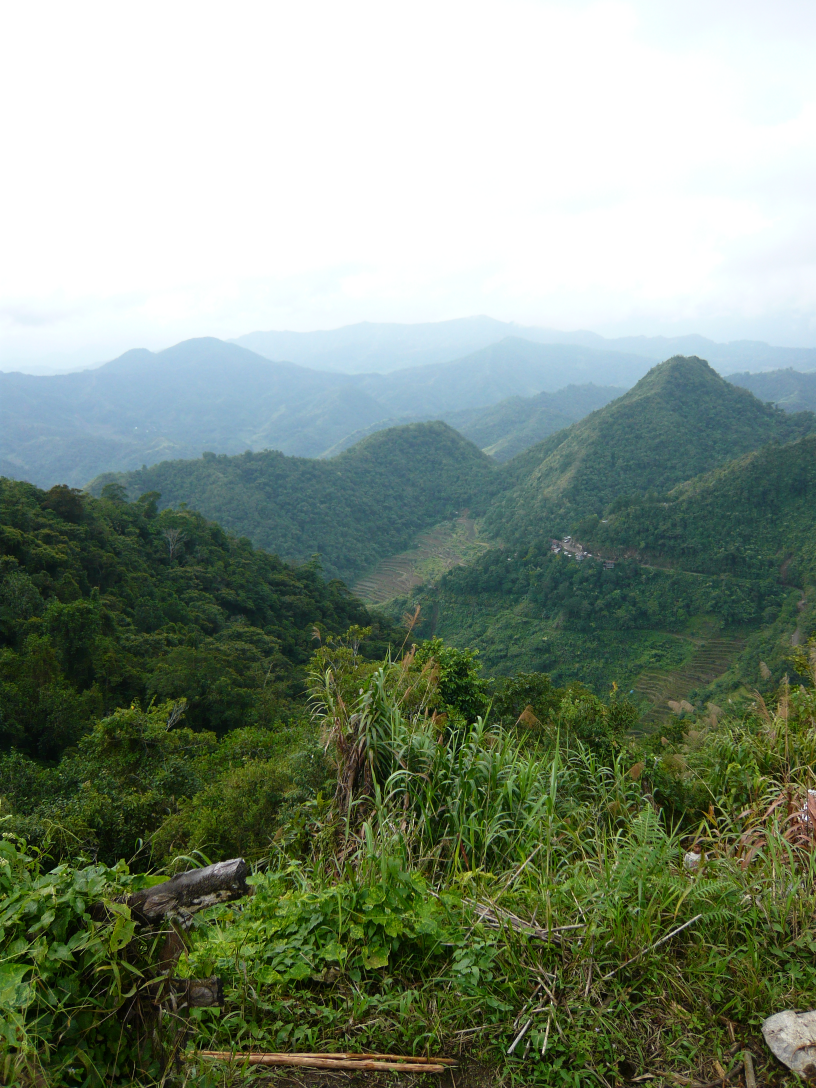
#> input picture Demo 2/images_color_se/100000.jpg, 2448 x 3264 px (shown at 1/3 size); its folder holds only this picture in this run
$ jupyter execute --allow-errors CS4243-Demo-2-Color-Retrieval-Question.ipynb
#> lines starting #> are read from the running program, lines starting #| are printed output that depends on the picture
### Fill in the TODO section of the notebook.

[cell 1]
import os
import matplotlib.pyplot as plt
import numpy as np
import cv2

#### You are given an image database *images_color_se*, which contains multiple images of different views and colors. Get the names of all images in the folder *images_color_se*.

[cell 2]
# Loading all Images Name list Here
base_dir = 'images_color_se/'
# Putting List of all images in the directory
db_images_path_list = [base_dir + str(images) for images in os.listdir(base_dir) if images.endswith('.jpg')]
print("Number of images in the directory is ", len(db_images_path_list))

#### TODO: In the following section read all images in RGB and HSV format. Resize all images to one size before reading. Keep the size to be small to make your algorithm run faster.

[cell 3]
# In this section we read all images in RGB and HSV format and store it the list

rgb_images_list = []
hsv_images_list = []

#cv2.imread (as bgr), resize to 64x64, convert to rgb

for image in db_images_path_list:
#     bgr_images_list.append(cv2.imread(str(image)))
    read_image = cv2.imread(str(image))
#> read_image is the input picture: shape (3264, 2448, 3); mean B, G, R 126.3, 143.6, 129.4
    read_image = cv2.resize(read_image, [64,64])
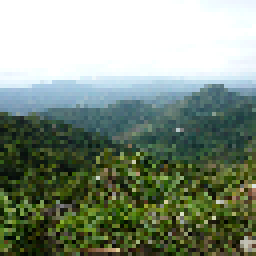
#> read_image: shape (64, 64, 3) (shown 4 times larger); mean B, G, R 126.6, 144, 130.1
    rgb_images_list.append(cv2.cvtColor(read_image, cv2.COLOR_BGR2RGB))
    hsv_images_list.append(cv2.cvtColor(read_image, cv2.COLOR_BGR2HSV))

print("Length of RGB images = ", len(rgb_images_list))
#| Length of RGB images =  1
print("Length of HSV images = ", len(hsv_images_list))
#| Length of HSV images =  1

#### Here we visualize some images of present in *images_color_se*

[cell 4]
fig = plt.figure(figsize=(20, 20))

row_col = 5

for i in range(row_col):
    for j in range(row_col):
        index = (i * row_col) +  j
        plt.subplot(row_col, row_col, index + 1)
        random_index = np.random.randint(0, len(rgb_images_list))
        plt.imshow(rgb_images_list[random_index])
        plt.axis("off")
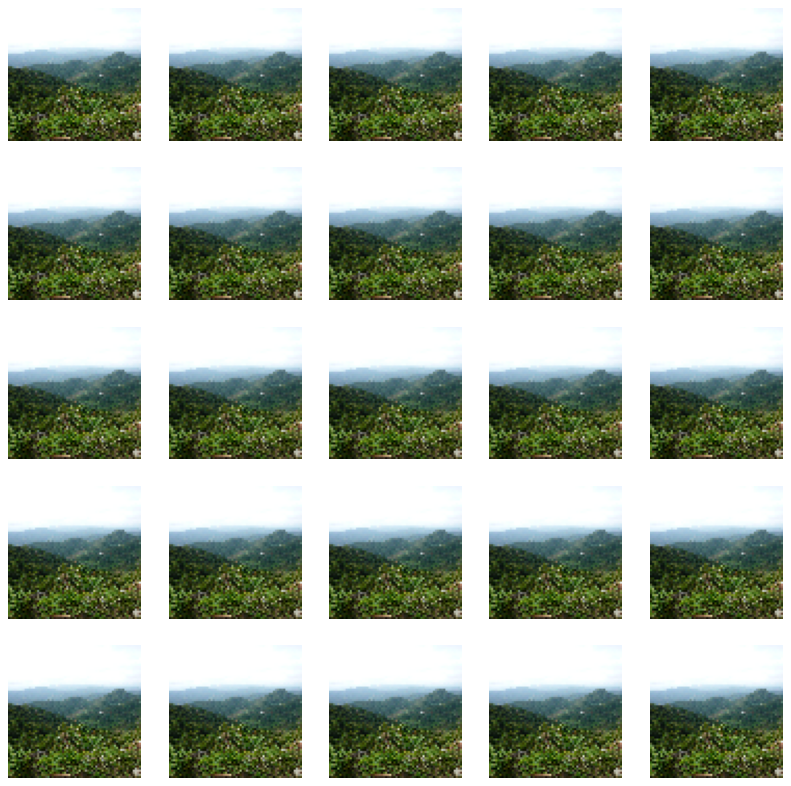
#> figure drawn by matplotlib, 25 panels

#### TODO: Write a function *compute_matching_score* which takes as input an query image and its format (which is one of {'rgb', 'hsv'}) and returns all other images histogram matching score to the query image

[cell 5]
def get_hist (query_img):
    histr = cv2.calcHist(query_img, [0], None, [256], [0,256])
    cv2.normalize(histr, histr)
    return histr

def compute_matching_score(img, img_format):
    # Compares histogram of one image with histogram of all other images and return list of all matching scores
    # For HSV, only need to get histogram of hue value (0th channel)

    score_list = []

    if img_format == 'rgb':
        image_list = rgb_images_list
        img_hist0 = get_hist(img[:,:,0])
        img_hist1 = get_hist(img[:,:,1])
        img_hist2 = get_hist(img[:,:,2])

    elif img_format == 'hsv':
        image_list = rgb_images_list
        img_hist0 = get_hist(img[:,:,0])

    for image in image_list:
        score = 0
        hist0 = get_hist(image[:,:,0])
        score += cv2.compareHist(img_hist0, hist0, cv2.HISTCMP_INTERSECT)

        if img_format == 'rgb':
            hist1 = get_hist(image[:,:,1])
            hist2 = get_hist(image[:,:,2])
            score += cv2.compareHist(img_hist1, hist1, cv2.HISTCMP_INTERSECT)
            score += cv2.compareHist(img_hist2, hist2, cv2.HISTCMP_INTERSECT)
            score = score/3

        score_list.append([image, score])
    return score_list

#### In this section we generate a random index of query image. Call *compute_matching_score* for query image with image format 'rgb' to get all other images histogram matching scores. Then we visualize top 5 best matching images.

[cell 6]
print(type(rgb_images_list[0]))
#| <class 'numpy.ndarray'>
query_image_index = np.random.randint(low=0, high=len(rgb_images_list))
#> query_image_index = 0
query_image = rgb_images_list[query_image_index] # 61

match_scores = compute_matching_score(query_image, 'rgb')
#> in compute_matching_score, `image_list = rgb_images_list`: image_list = 1 item
#> in get_hist, `histr = cv2.calcHist(query_img, [0], None, [256], [0,256])`: histr = 256 values, max 44 at index 255, min 0 at index 0, mean 0.25
#> in get_hist, `histr = cv2.calcHist(query_img, [0], None, [256], [0,256])`:
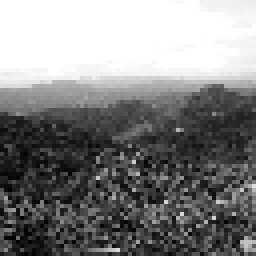
#> query_img: shape (64, 64) (shown 4 times larger); min 1, max 255, mean 130.1
#> in compute_matching_score, `img_hist0 = get_hist(img[:,:,0])`: img_hist0 = 256 values, max 0.987 at index 255, min 0 at index 0, mean 0.00561
#> in get_hist (call 2), `histr = cv2.calcHist(query_img, [0], None, [256], [0,256])`: histr = 256 values, max 52 at index 255, min 0 at index 0, mean 0.25
#> in get_hist (call 2), `histr = cv2.calcHist(query_img, [0], None, [256], [0,256])`:
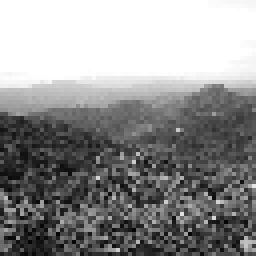
#> query_img: shape (64, 64) (shown 4 times larger); min 4, max 255, mean 144
#> in compute_matching_score, `img_hist1 = get_hist(img[:,:,1])`: img_hist1 = 256 values, max 0.995 at index 255, min 0 at index 0, mean 0.00478
#> in get_hist (call 3), `histr = cv2.calcHist(query_img, [0], None, [256], [0,256])`: histr = 256 values from 0 to 60
#> in get_hist (call 3), `histr = cv2.calcHist(query_img, [0], None, [256], [0,256])`:
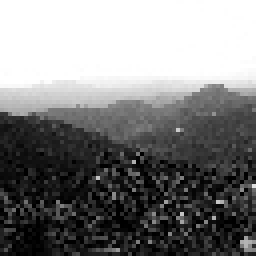
#> query_img: shape (64, 64) (shown 4 times larger); min 0, max 255, mean 126.6
#> in compute_matching_score, `img_hist2 = get_hist(img[:,:,2])`: img_hist2 = 256 values from 0 to 0.998
#> the loop in compute_matching_score, `for image in image_list:` made 1 pass
#> score on pass 1: 1.24
#> after the loop in compute_matching_score, `for image in image_list:`: score_list = 1 item
#> match_scores = 1 item
# match_scores = compute_matching_score(query_image, 'hsv')
match_scores.sort(reverse=True, key=lambda x : x[1])

plt.figure(figsize=(24, 10))
plt.subplot(1, 6, 1)
plt.imshow(query_image)
plt.title('Original image')

for i, match in enumerate(match_scores[:5]):
    rgb_img, score = match
    plt.subplot(1, 6, i + 2)
    plt.imshow(rgb_img)
    plt.title('%dth match with score %.2f'%(i + 1, score))
#> this loop made 1 pass

#### Call *compute_matching_score* for the same query image with image format 'hsv' to get all other images histogram matching scores. Then we visualize top 5 best matching images.

[cell 7]
query_image = hsv_images_list[query_image_index]    # 61
#> query_image: shape (64, 64, 3); mean H, S, V 49.9, 89.2, 147

match_scores = compute_matching_score(query_image, 'hsv')
#> in get_hist (call 7), `histr = cv2.calcHist(query_img, [0], None, [256], [0,256])`: histr = 256 values, max 44 at index 0, min 0 at index 1, mean 0.25
#> in get_hist (call 7), `histr = cv2.calcHist(query_img, [0], None, [256], [0,256])`:
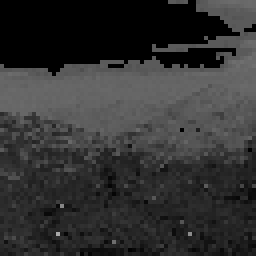
#> query_img: shape (64, 64) (shown 4 times larger); min 0, max 169, mean 49.9
#> the loop in compute_matching_score (call 2), `for image in image_list:` made 1 pass
#> score on pass 1: 0
match_scores.sort(reverse=True, key=lambda x : x[1])

plt.figure(figsize=(24, 10))
plt.subplot(1,6,1)
#> (the rest of this cell did not finish here and is left out)

$ run again, on Demo 2/images_color_se/100200.jpg
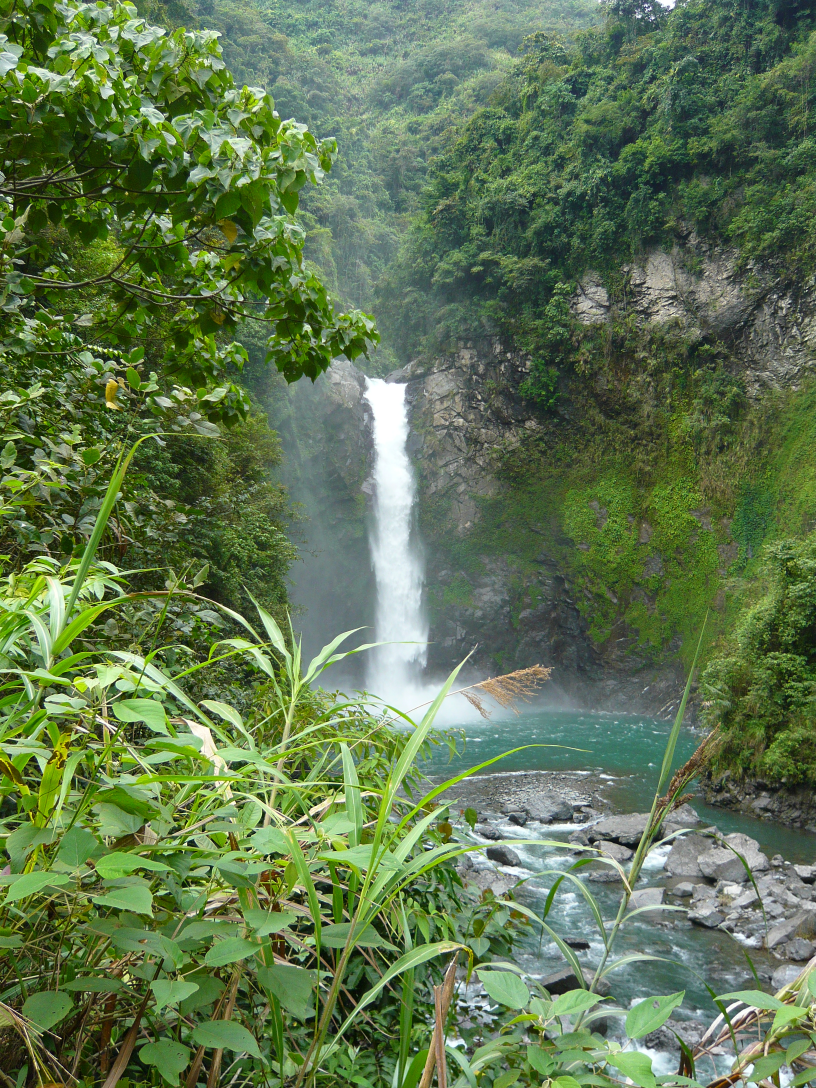
#> input picture Demo 2/images_color_se/100200.jpg, 2448 x 3264 px (shown at 1/3 size)
#> read_image is the input picture: shape (3264, 2448, 3); mean B, G, R 80.1, 118.5, 95.8
#> `read_image = cv2.resize(read_image, [64,64])`:
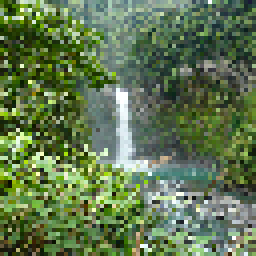
#> read_image: shape (64, 64, 3) (shown 4 times larger); mean B, G, R 79.6, 118.5, 95.9
#| Length of RGB images =  1
#| Length of HSV images =  1
#| <class 'numpy.ndarray'>
#> query_image_index = 0
#> image_list = 1 item
#> histr = 256 values, max 2 at index 27, min 0 at index 0, mean 0.25
#> in compute_matching_score, `img_hist0 = get_hist(img[:,:,0])`: img_hist0 = 256 values, max 0.213 at index 27, min 0 at index 0, mean 0.0267
#> img_hist1 = 256 values, max 0.331 at index 108, min 0 at index 0, mean 0.0276
#> img_hist2 = 256 values, max 0.408 at index 154, min 0 at index 1, mean 0.0255
#> the loop in compute_matching_score, `for image in image_list:` made 1 pass
#> score on pass 1: 6.81
#> after the loop in compute_matching_score, `for image in image_list:`: score_list = 1 item
#> the loop `for i, match in enumerate(match_scores[:5]):` made 1 pass
#> histr = 256 values, max 4 at index 81, min 0 at index 0, mean 0.25
#> in get_hist (call 7), `histr = cv2.calcHist(query_img, [0], None, [256], [0,256])`:
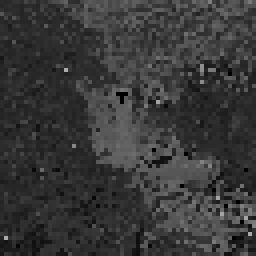
#> query_img: shape (64, 64) (shown 4 times larger); min 0, max 173, mean 56.1
#> the loop in compute_matching_score (call 2), `for image in image_list:` made 1 pass
#> score on pass 1: 1.24

$ run again, on Demo 2/images_color_se/100201.jpg
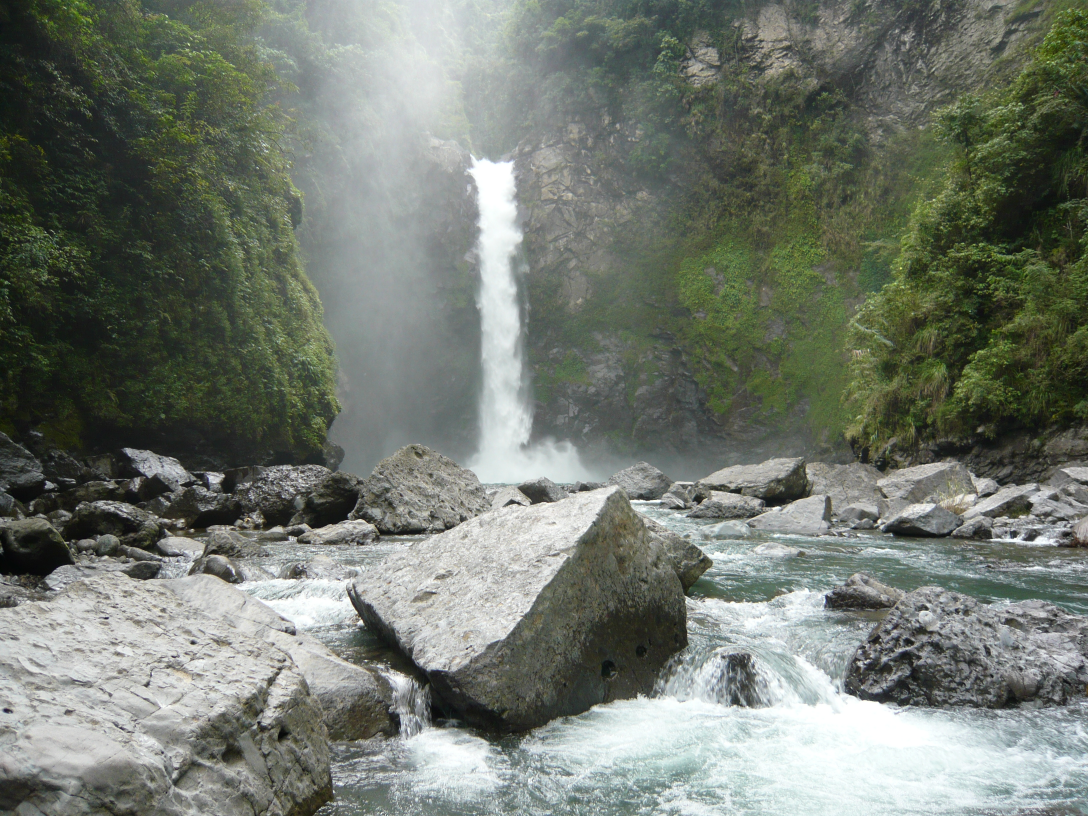
#> input picture Demo 2/images_color_se/100201.jpg, 3264 x 2448 px (shown at 1/3 size)
#> read_image is the input picture: shape (2448, 3264, 3); mean B, G, R 112, 121.5, 115
#> `read_image = cv2.resize(read_image, [64,64])`:
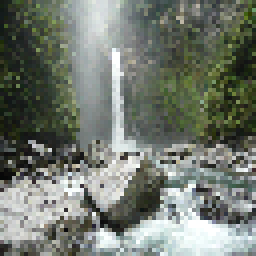
#> read_image: shape (64, 64, 3) (shown 4 times larger); mean B, G, R 111.7, 121.3, 114.8
#| Length of RGB images =  1
#| Length of HSV images =  1
#| <class 'numpy.ndarray'>
#> query_image_index = 0
#> image_list = 1 item
#> histr = 256 values, max 2 at index 61, min 0 at index 0, mean 0.25
#> in compute_matching_score, `img_hist0 = get_hist(img[:,:,0])`: img_hist0 = 256 values, max 0.218 at index 61, min 0 at index 0, mean 0.0273
#> img_hist1 = 256 values, max 0.335 at index 79, min 0 at index 0, mean 0.028
#> img_hist2 = 256 values, max 0.309 at index 79, min 0 at index 0, mean 0.0258
#> the loop in compute_matching_score, `for image in image_list:` made 1 pass
#> score on pass 1: 6.91
#> after the loop in compute_matching_score, `for image in image_list:`: score_list = 1 item
#> the loop `for i, match in enumerate(match_scores[:5]):` made 1 pass
#> histr = 256 values, max 4 at index 60, min 0 at index 0, mean 0.25
#> in get_hist (call 7), `histr = cv2.calcHist(query_img, [0], None, [256], [0,256])`:
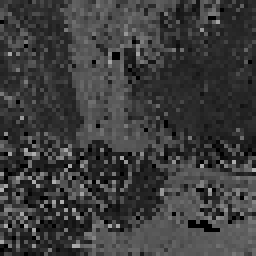
#> query_img: shape (64, 64) (shown 4 times larger); min 0, max 177, mean 60.8
#> the loop in compute_matching_score (call 2), `for image in image_list:` made 1 pass
#> score on pass 1: 1.53

$ run again, on Demo 2/images_color_se/100301.jpg
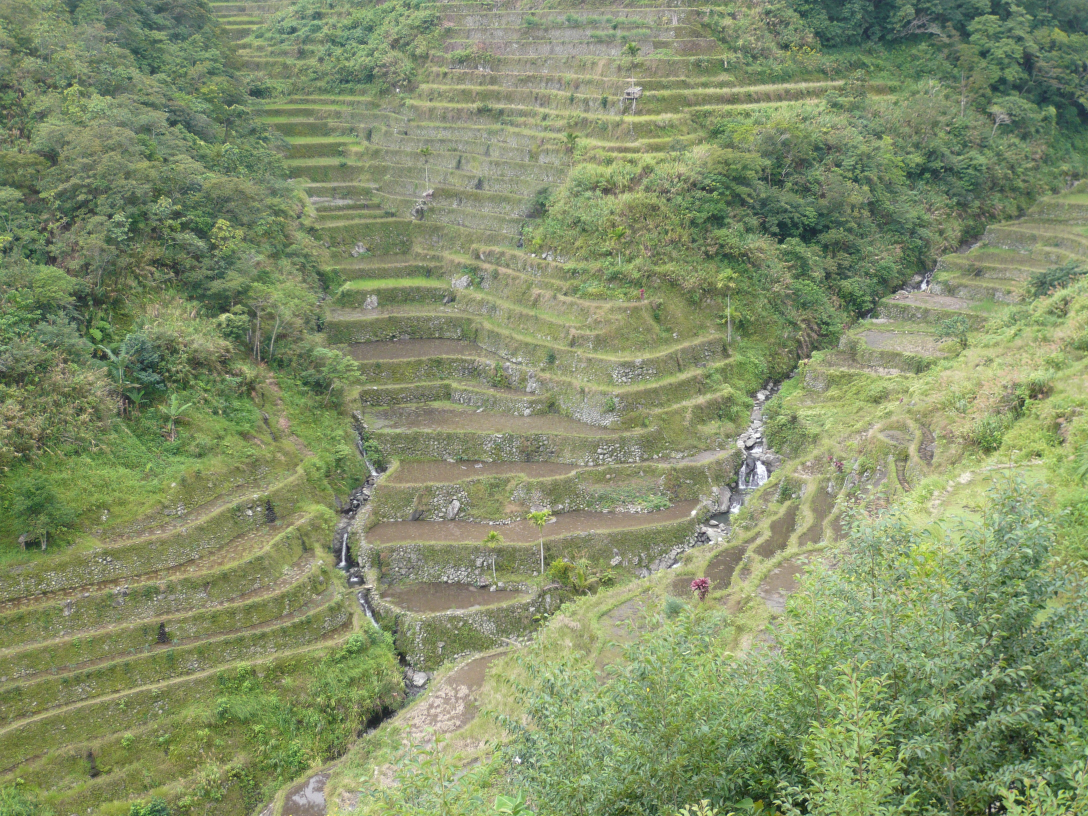
#> input picture Demo 2/images_color_se/100301.jpg, 3264 x 2448 px (shown at 1/3 size)
#> read_image is the input picture: shape (2448, 3264, 3); mean B, G, R 106.1, 144.4, 131.7
#> `read_image = cv2.resize(read_image, [64,64])`:
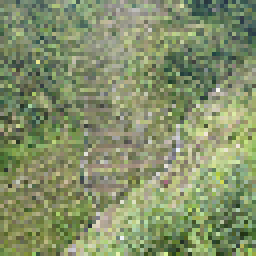
#> read_image: shape (64, 64, 3) (shown 4 times larger); mean B, G, R 106.1, 144.6, 132.1
#| Length of RGB images =  1
#| Length of HSV images =  1
#| <class 'numpy.ndarray'>
#> query_image_index = 0
#> image_list = 1 item
#> histr = 256 values, max 4 at index 124, min 0 at index 0, mean 0.25
#> in compute_matching_score, `img_hist0 = get_hist(img[:,:,0])`: img_hist0 = 256 values, max 0.431 at index 124, min 0 at index 0, mean 0.027
#> img_hist1 = 256 values, max 0.309 at index 126, min 0 at index 0, mean 0.0258
#> img_hist2 = 256 values, max 0.359 at index 115, min 0 at index 0, mean 0.0225
#> the loop in compute_matching_score, `for image in image_list:` made 1 pass
#> score on pass 1: 6.42
#> after the loop in compute_matching_score, `for image in image_list:`: score_list = 1 item
#> the loop `for i, match in enumerate(match_scores[:5]):` made 1 pass
#> histr = 256 values, max 4 at index 42, min 0 at index 0, mean 0.25
#> in get_hist (call 7), `histr = cv2.calcHist(query_img, [0], None, [256], [0,256])`:
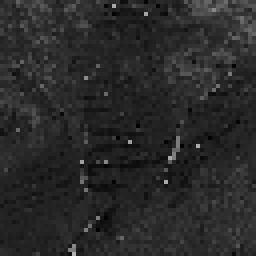
#> query_img: shape (64, 64) (shown 4 times larger); min 0, max 176, mean 41.4
#> the loop in compute_matching_score (call 2), `for image in image_list:` made 1 pass
#> score on pass 1: 1.29
